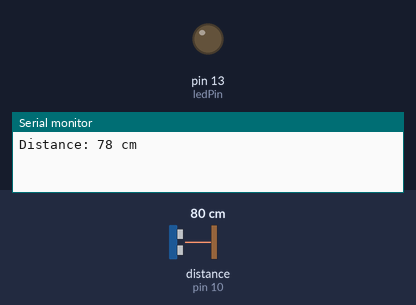
Bench run of a sketch on a simulated Arduino Uno, built with avr-gcc and run on an emulated ATmega328P. On the bench: output pins drawn as LEDs (lit = HIGH), the last lines printed to the serial monitor. Wiring (inferred from the names in the program): ultrasonic range finder: trigger pin 9; echo pin 10. Dashed ring = blinking. Inputs (shaded band) come from the test bench; at power-on: distance to the obstacle (sensor on pin 10) 80 cm. The echo pulse lasts 58.3 µs per cm; pins used as bus, display or sensor lines are not drawn.

Above: at 1.0 s.
At 2.6 s:
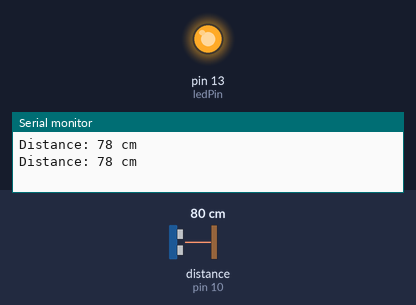
2.7 s: distance to the obstacle (sensor on pin 10) set to 2 cm
6.2 s: distance to the obstacle (sensor on pin 10) set to 35 cm
At 6.67 s:
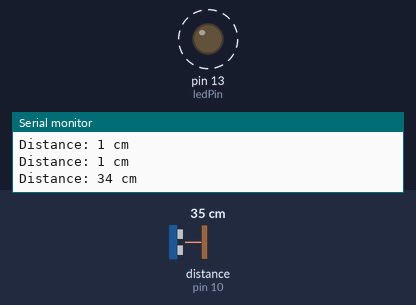
Timing chart, 0 to 15.7 s (numbered marks = the images above; inputs shaded):
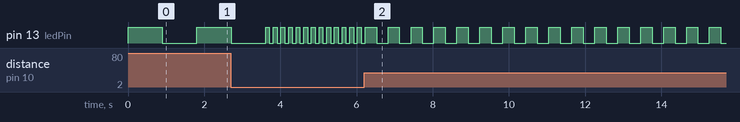

Measured:
- after the input at 6.2 s, pin 13 (ledPin): alternates HIGH for 0.30 s and LOW for 0.30 s, starting after 0.32 s
- by itself, pin 13 (ledPin): repeats every 0.20 s: HIGH 0.10 s, LOW 0.10 s

The sketch:

Cau1.ino
```cpp
const int triggerPin = 9;
const int echoPin = 10;
const int ledPin = 13;

long duration;
int distance;

void setup() {
  pinMode(triggerPin, OUTPUT);
  pinMode(echoPin, INPUT);
  pinMode(ledPin, OUTPUT);
  Serial.begin(9600);
}

void loop() {
  // Phát xung siêu âm
  digitalWrite(triggerPin, LOW);
  delayMicroseconds(2);
  digitalWrite(triggerPin, HIGH);
  delayMicroseconds(10);
  digitalWrite(triggerPin, LOW);

  // Đo thời gian phản hồi (micro giây)
  duration = pulseIn(echoPin, HIGH);

  // Quy đổi sang cm (vận tốc âm thanh / 2)
  distance = duration * 0.034 / 2;

  Serial.print("Distance: ");
  Serial.print(distance);
  Serial.println(" cm");

  // Phân cấp tốc độ chớp tắt theo khoảng cách
  if (distance >= 0 && distance < 20) {
    blink(100); // Rất gần - chớp cực nhanh
  } else if (distance >= 20 && distance < 40) {
    blink(300);
  } else if (distance >= 40 && distance < 60) {
    blink(600);
  } else if (distance >= 60 && distance < 80) {
    blink(900);
  } else if (distance >= 80) {
    blink(1200); // Xa - chớp rất chậm
  }
}

// Hàm điều khiển bật/tắt đèn LED
void blink(int delayTime) {
  digitalWrite(ledPin, HIGH);
  delay(delayTime);
  digitalWrite(ledPin, LOW);
  delay(delayTime);
}
```
